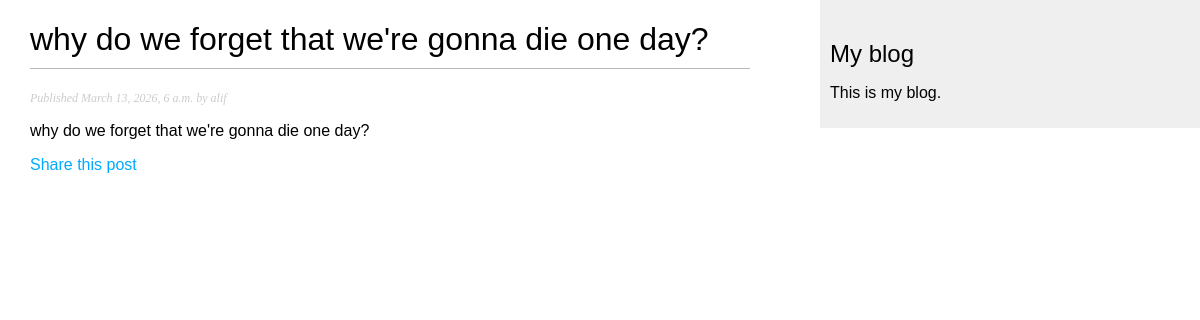
Page /blog/2026/3/13/dying/ on the committed database.
### blog/models.py (models this page shows, shortened)
class Post(models.Model):
    class Status(models.TextChoices):
        DRAFT = "DF", "Draft"
        PUBLISHED = "PB", "Published"
    title = models.CharField(max_length=250)
    slug = models.SlugField(max_length=250, unique_for_date="publish")
    author = models.ForeignKey(
        settings.AUTH_USER_MODEL, on_delete=models.CASCADE, related_name="blog_posts"
    )
    body = models.TextField()
    publish = models.DateTimeField(default=timezone.now)
    created = models.DateTimeField(auto_now_add=True)
    updated = models.DateTimeField(auto_now=True)
    status = models.CharField(max_length=2, choices=Status, default=Status.DRAFT)
    objects = models.Manager()
    published = PublishedManager()
    class Meta:
        ordering = ["-publish"]
        indexes = [
            models.Index(fields=["-publish"]),
        ]

### blog/views.py (the view)
# urls.py: path('<int:year>/<int:month>/<int:day>/<slug:post>/',views.post_detail,name='post_detail'),
def post_detail(request, year, month, day, post):
    post = get_object_or_404(
        Post,
        status=Post.Status.PUBLISHED,
        slug=post,
        publish__year=year,
        publish__month=month,
        publish__day=day
    )
    return render(
        request,
        'blog/post/detail.html',
        {'post':post}
    )

### blog/templates/blog/post/detail.html (shortened to what this page needs)
{% extends "blog/base.html" %}
{% block content %}
  <h1>{{ post.title }}</h1>
  <p class="date">
      Published {{ post.publish }} by {{ post.author }}
  </p>
  {{post.body|linebreaks}}
  <p>
    <a href="{% url 'blog:post_share' post.id %}">Share this post</a>
  </p>
{% endblock %}

### blog/static/css/blog.css (style rules this page uses)
body { margin:0; padding:0; font-family:helvetica, sans-serif; }
a { color:#00abff; text-decoration:none; }
h1 { font-weight:normal; border-bottom:1px solid #bbb; padding:0 0 10px 0; }
p.date { color:#ccc; font-family: georgia, serif; font-size: 12px; font-style: italic; }

### rows in the picture
Post: title "why do we forget that we're gonna die one day?", publish "March 13, 2026, 6 a.m.", author "alif", body "why do we forget that we're gonna die one day?"
